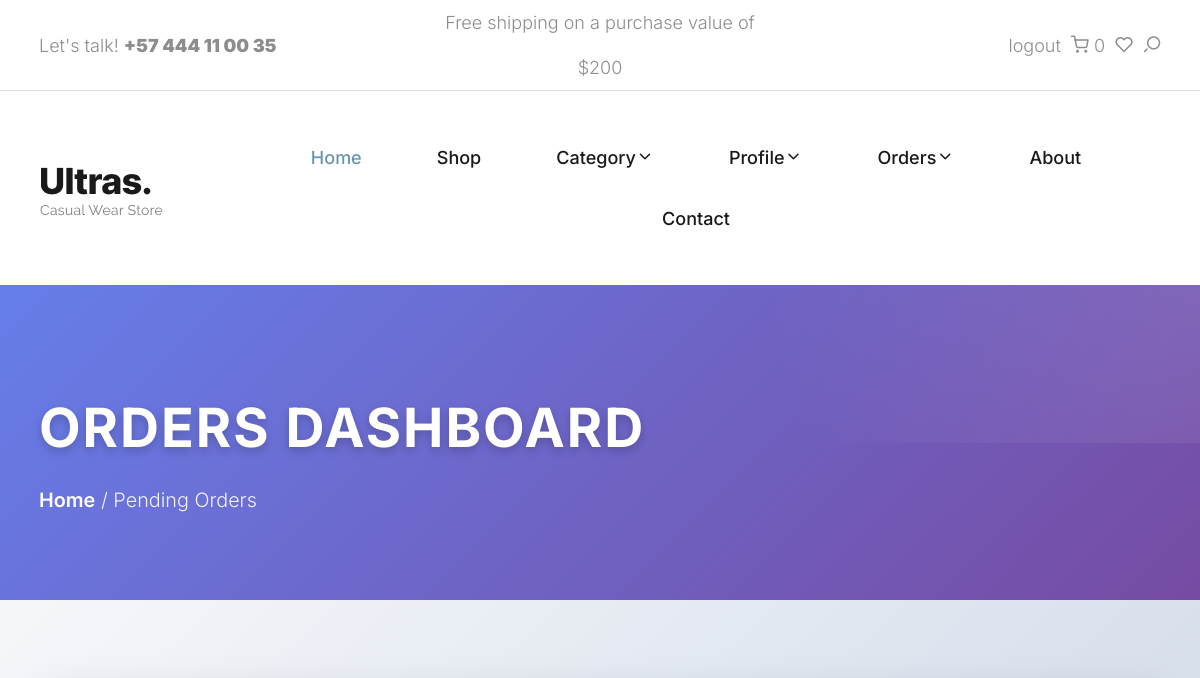
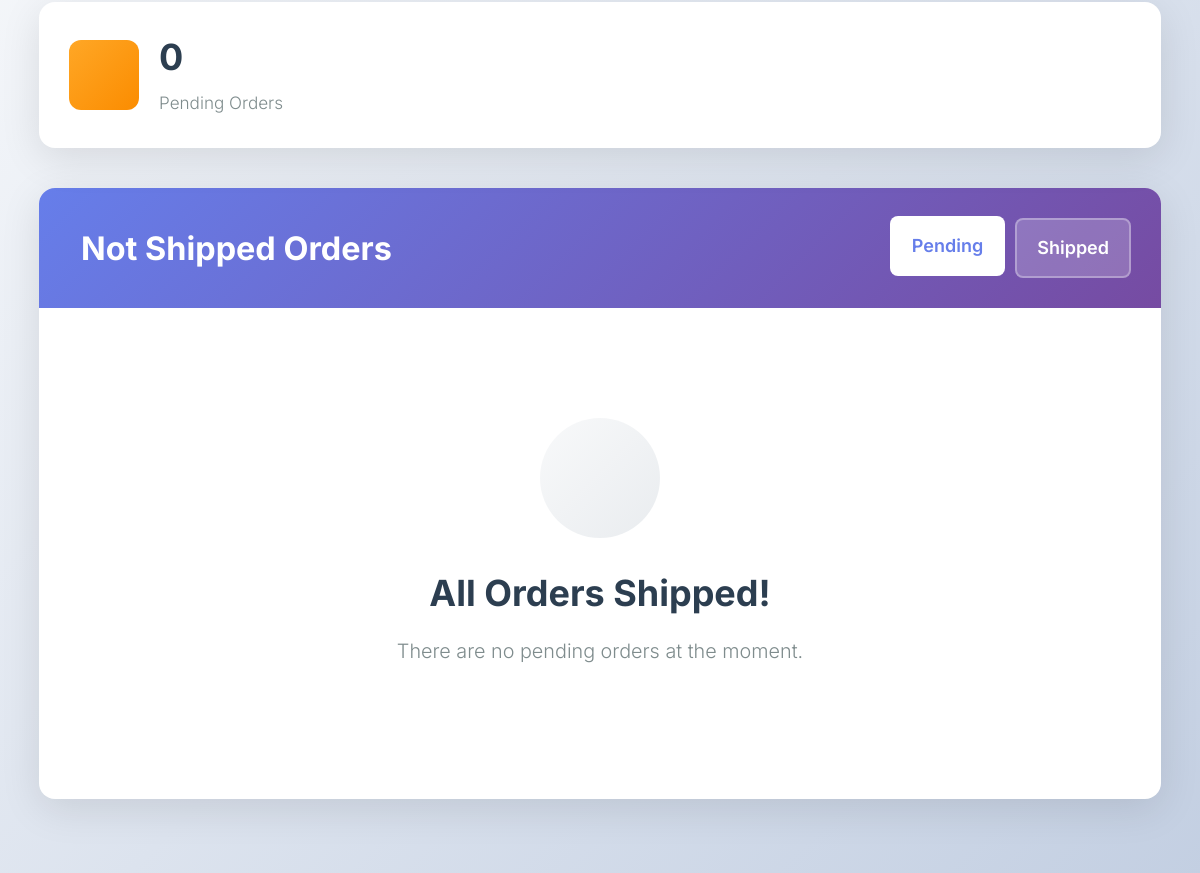
The page /payment/not_shipped_dash (signed in, upper part) on the database as committed earlier (2 pictures, top to bottom).
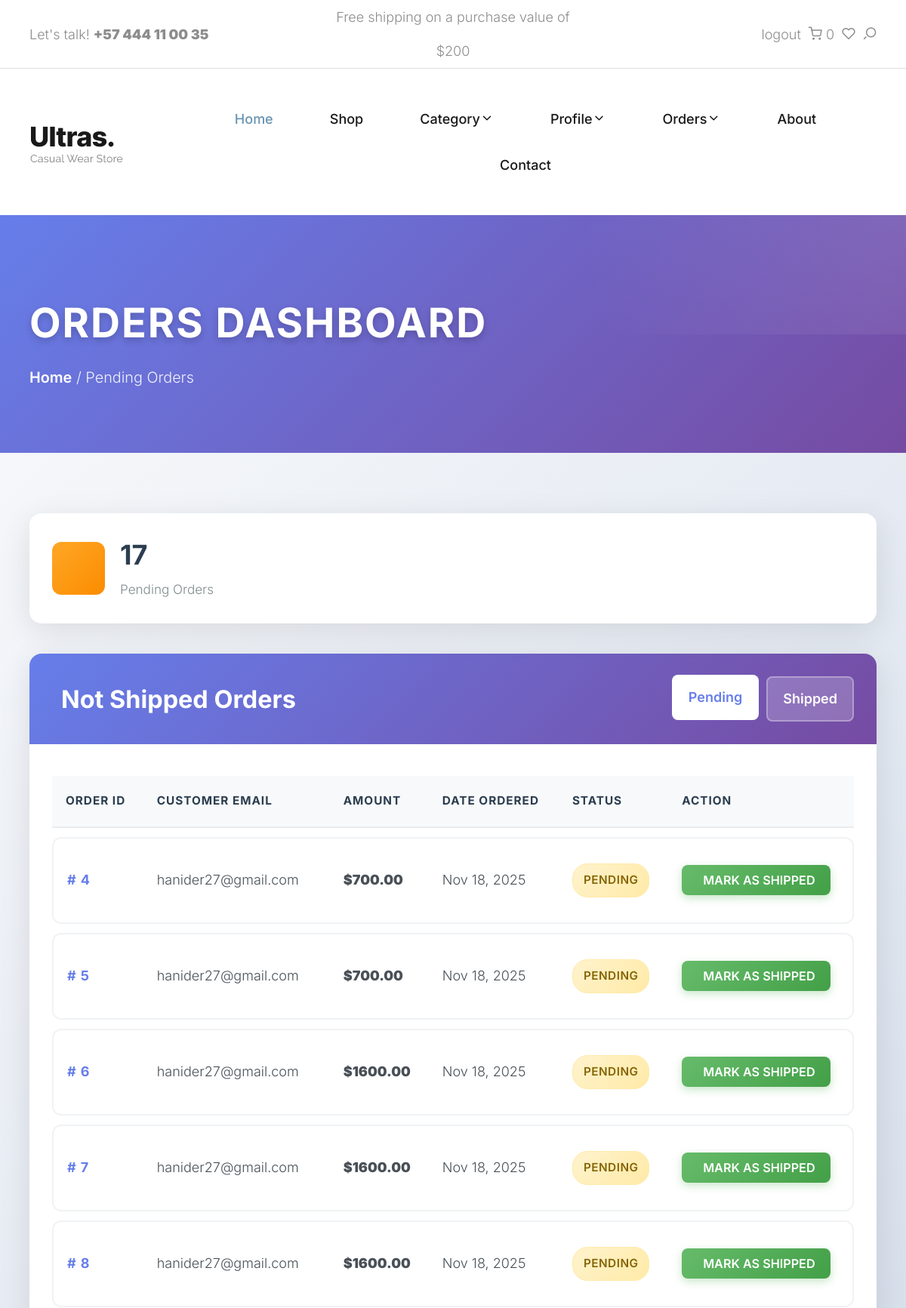
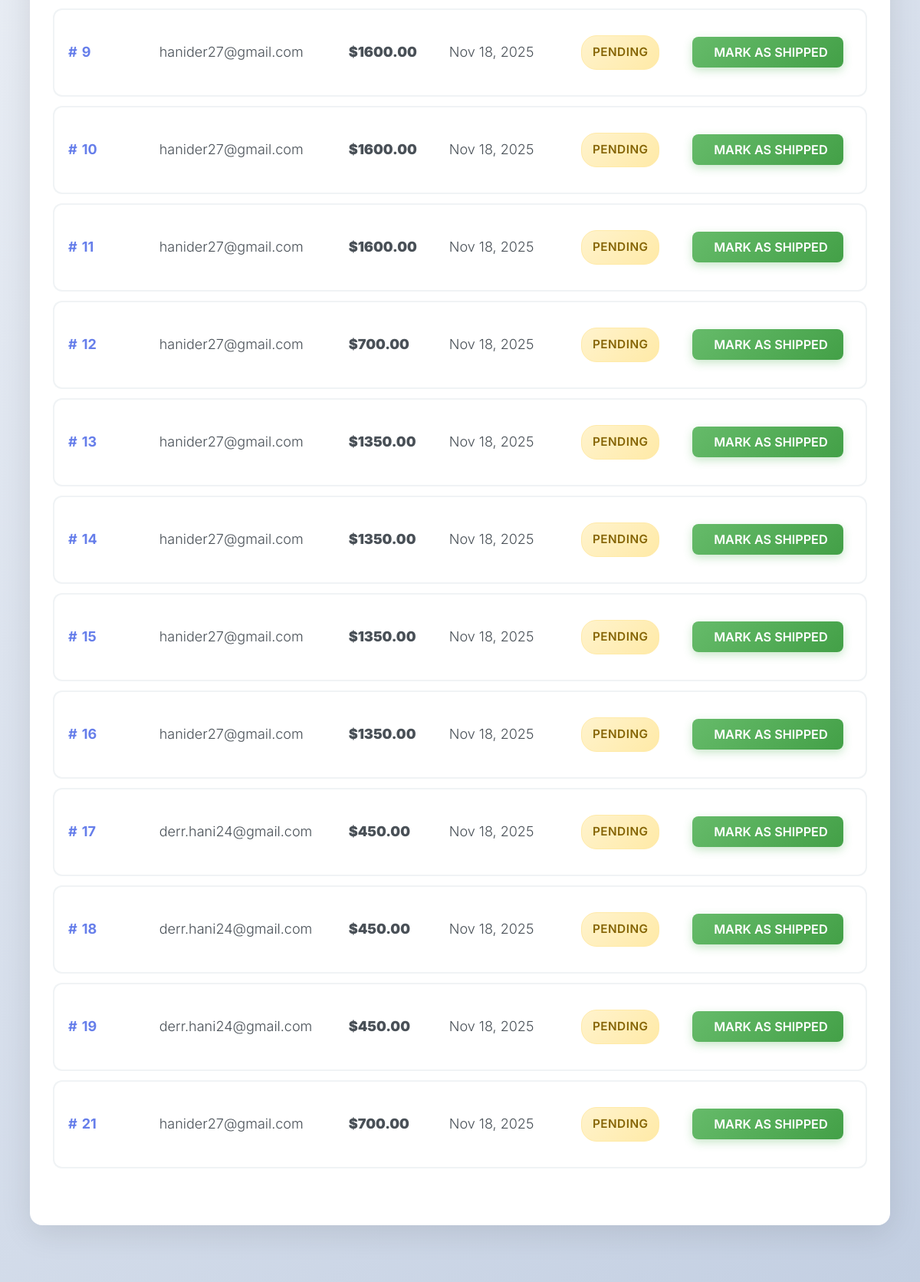
The same page on the database as committed later (2 pictures, top to bottom).
### ecom/payment/models.py (models this page shows, shortened)
class Order(models.Model):
    user = models.ForeignKey(settings.AUTH_USER_MODEL, on_delete=models.CASCADE, null=True, blank=True)
    full_name = models.CharField(max_length=255)
    email = models.EmailField( max_length=255)
    shipping_address =models.CharField(max_length=20000)
    amount_paid = models.DecimalField(decimal_places=2, max_digits=7)
    date_ordered = models.DateField(auto_now_add=True)
    shipped = models.BooleanField(default = False)
    date_shipped = models.DateTimeField(blank=True, null=True, )

### ecom/payment/views.py (the view, shortened to what this page needs)
# urls.py: path('not_shipped_dash', views.not_shipped_dash, name='not_shipped_dash'),
def not_shipped_dash(request):
    if request.user.is_authenticated and request.user.is_superuser:
        orders = Order.objects.filter(shipped=False)
        return render(request, "payment/not_shipped_dash.html", {'orders': orders})
    else:
        messages.error(request, "Accès refusé, seuls les administrateurs ont accès à cette page")
        return redirect('home')

### ecom/cart/cart.py (called while the page is built)
    def __len__(self):
        return len(self.cart)

### ecom/cart/context_processors.py (called while the page is built)
def cart(request):
    return {'cart': Cart(request)}

### ecom/payment/templates/payment/not_shipped_dash.html (shortened to what this page needs)
{% extends 'base.html' %}
{% load static %}
{% block extra_css %}
<link rel="stylesheet" type="text/css" href="{% static 'css/admin_orders.css' %}">
{% endblock extra_css %}
{% block content %}
<section class="checkout-banner">
  <div class="container">
    <div class="row">
      <div class="col-md-12">
        <h1 class="page-title">Orders Dashboard</h1>
        <div class="breadcrumbs">
          <span class="item">
            <a href="{% url 'home' %}">Home</a> /
          </span>
          <span class="item">Pending Orders</span>
        </div>
      </div>
    </div>
  </div>
</section>
<section class="dashboard-section">
  <div class="container dashboard-container">
    <div class="stats-cards">
      <div class="stat-card">
        <div class="stat-icon pending">
        </div>
        <div class="stat-content">
          <h3>{{ orders|length }}</h3>
          <p>Pending Orders</p>
        </div>
      </div>
    </div>
    <div class="orders-card">
      <div class="card-header">
        <h2> Not Shipped Orders</h2>
        <div class="view-toggle">
          <a href="{% url 'not_shipped_dash' %}" class="toggle-btn active">Pending</a>
          <a href="{% url 'shipped_dash' %}" class="toggle-btn">Shipped</a>
        </div>
      </div>
      <div class="orders-table-container">
        {% if orders %}
        <table class="orders-table">
          <thead>
            <tr>
              <th>Order ID</th>
              <th>Customer Email</th>
              <th>Amount</th>
              <th>Date Ordered</th>
              <th>Status</th>
              <th>Action</th>
            </tr>
          </thead>
          <tbody>
            {% for item in orders %}
            <tr>
              <td>
                <a href="{% url 'orders' item.id %}" class="order-id-link">
                  {{ item.id }}
                </a>
              </td>
              <td>{{ item.email }}</td>
              <td><strong>${{ item.amount_paid }}</strong></td>
              <td>{{ item.date_ordered|date:"M d, Y" }}</td>
              <td>
                <span class="status-badge pending">Pending</span>
              </td>
              <td>
                <form method="POST" style="display: inline;">
                  <button type="submit" class="action-btn ship">
                     Mark as Shipped
                  </button>
                </form>
              </td>
            </tr>
            {% endfor %}
          </tbody>
        </table>
        {% else %}
        <div class="empty-state">
          <div class="empty-icon">
          </div>
          <h3>All Orders Shipped!</h3>
          <p>There are no pending orders at the moment.</p>
        </div>
        {% endif %}
      </div>
    </div>
  </div>
</section>
{% endblock content %}

Rows that differ between the two databases and show on the page:
added Order: id "4", email "hanider27@gmail.com", amount_paid "700.00", date_ordered "Nov 18, 2025"
added Order: id "5", email "hanider27@gmail.com", amount_paid "700.00", date_ordered "Nov 18, 2025"
added Order: id "6", email "hanider27@gmail.com", amount_paid "1600.00", date_ordered "Nov 18, 2025"
added Order: id "7", email "hanider27@gmail.com", amount_paid "1600.00", date_ordered "Nov 18, 2025"
added Order: id "8", email "hanider27@gmail.com", amount_paid "1600.00", date_ordered "Nov 18, 2025"
added Order: id "9", email "hanider27@gmail.com", amount_paid "1600.00", date_ordered "Nov 18, 2025"
added Order: id "10", email "hanider27@gmail.com", amount_paid "1600.00", date_ordered "Nov 18, 2025"
added Order: id "11", email "hanider27@gmail.com", amount_paid "1600.00", date_ordered "Nov 18, 2025"
added Order: id "12", email "hanider27@gmail.com", amount_paid "700.00", date_ordered "Nov 18, 2025"
added Order: id "13", email "hanider27@gmail.com", amount_paid "1350.00", date_ordered "Nov 18, 2025"
added Order: id "14", email "hanider27@gmail.com", amount_paid "1350.00", date_ordered "Nov 18, 2025"
added Order: id "15", email "hanider27@gmail.com", amount_paid "1350.00", date_ordered "Nov 18, 2025"
added Order: id "16", email "hanider27@gmail.com", amount_paid "1350.00", date_ordered "Nov 18, 2025"
added Order: id "17", email "derr.hani24@gmail.com", amount_paid "450.00", date_ordered "Nov 18, 2025"
added Order: id "18", email "derr.hani24@gmail.com", amount_paid "450.00", date_ordered "Nov 18, 2025"
added Order: id "19", email "derr.hani24@gmail.com", amount_paid "450.00", date_ordered "Nov 18, 2025"
added Order: id "21", email "hanider27@gmail.com", amount_paid "700.00", date_ordered "Nov 18, 2025"
Other text that changed with them:
{{ orders|length }}: "0" → "17"
text no longer shown: "All Orders Shipped! There are no pending orders at the moment."
text now shown: "ORDER ID CUSTOMER EMAIL AMOUNT DATE ORDERED STATUS ACTION"
